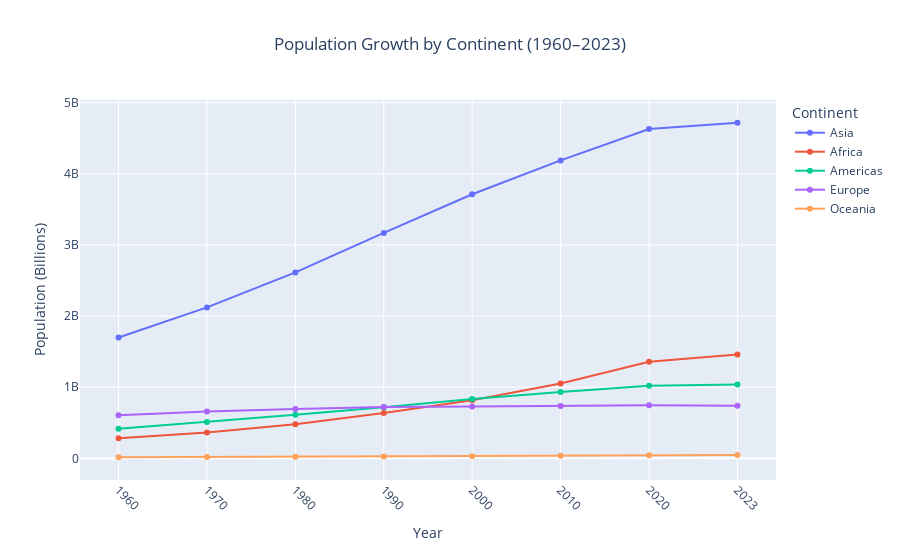

The notebook cell saved with this chart:
### Code cell
# Creating a line chart to visualize population growth by continent from 1960 to 2023
continent_growth_fig  = px.line(
    pop_by_continent_df,
    title='Population Growth by Continent (1960–2023)',  # Chart title
    labels={
        'value': 'Population (Billions)',  # Label for the y-axis
        'index': 'Year',  # Label for the x-axis
        'continent': 'Continent'  # Label for the continent
    },
    markers=True  # Displaying markers at data points
)

# Customizing layout
continent_growth_fig.update_layout(
    xaxis_tickangle=45,  # Rotating x-axis tick labels for better readability
    title={'text': "Population Growth by Continent (1960–2023)", 'x': 0.5},  # Centering the chart title
    hovermode="closest"  # Enabling hover mode to show information for the closest point
)

# Updating traces to display both markers and lines with no hover text for a cleaner look
continent_growth_fig.update_traces(mode="markers+lines", hovertemplate=None)

# Displaying the final plot
continent_growth_fig.show()

### Figure 1 — Plotly figure (JSON) as saved in the notebook; plotly's stock layout.template omitted (floating-point values rounded to 4 significant figures)
{"data": [{"legendgroup": "Asia", "line": {"color": "#636efa", "dash": "solid"}, "marker": {"symbol": "circle"}, "mode": "markers+lines", "name": "Asia", "orientation": "v", "showlegend": true, "type": "scatter", "x": ["1960", "1970", "1980", "1990", "2000", "2010", "2020", "2023"], "xaxis": "x", "y": [1697883486, 2121970398, 2613714918, 3168955339, 3711515690, 4187521276, 4627533064, 4716962548], "yaxis": "y"}, {"legendgroup": "Africa", "line": {"color": "#EF553B", "dash": "solid"}, "marker": {"symbol": "circle"}, "mode": "markers+lines", "name": "Africa", "orientation": "v", "showlegend": true, "type": "scatter", "x": ["1960", "1970", "1980", "1990", "2000", "2010", "2020", "2023"], "xaxis": "x", "y": [283855842, 364853775, 480824842, 637187385, 817703032, 1053677291, 1358813474, 1458544005], "yaxis": "y"}, {"legendgroup": "Americas", "line": {"color": "#00cc96", "dash": "solid"}, "marker": {"symbol": "circle"}, "mode": "markers+lines", "name": "Americas", "orientation": "v", "showlegend": true, "type": "scatter", "x": ["1960", "1970", "1980", "1990", "2000", "2010", "2020", "2023"], "xaxis": "x", "y": [417799882, 512256412, 613296717, 719026592, 834247323, 932328936, 1020208857, 1039288309], "yaxis": "y"}, {"legendgroup": "Europe", "line": {"color": "#ab63fa", "dash": "solid"}, "marker": {"symbol": "circle"}, "mode": "markers+lines", "name": "Europe", "orientation": "v", "showlegend": true, "type": "scatter", "x": ["1960", "1970", "1980", "1990", "2000", "2010", "2020", "2023"], "xaxis": "x", "y": [605471969, 657234854, 694047545, 721398345, 727612790, 736154332, 747238714, 741116106], "yaxis": "y"}, {"legendgroup": "Oceania", "line": {"color": "#FFA15A", "dash": "solid"}, "marker": {"symbol": "circle"}, "mode": "markers+lines", "name": "Oceania", "orientation": "v", "showlegend": true, "type": "scatter", "x": ["1960", "1970", "1980", "1990", "2000", "2010", "2020", "2023"], "xaxis": "x", "y": [15804492, 19343147, 22828851, 26652214, 31193384, 37074499, 43893914, 45712777], "yaxis": "y"}], "layout": {"autosize": true, "hovermode": "closest", "legend": {"title": {"text": "Continent"}, "tracegroupgap": 0}, "title": {"text": "Population Growth by Continent (1960–2023)", "x": 0.5}, "xaxis": {"anchor": "y", "autorange": true, "domain": [0, 1], "range": [-0.4257, 7.426], "tickangle": 45, "title": {"text": "Year"}, "type": "category"}, "yaxis": {"anchor": "x", "autorange": true, "domain": [0, 1], "range": [-372200000.0, 5105000000.0], "title": {"text": "Population (Billions)"}, "type": "linear"}}}
